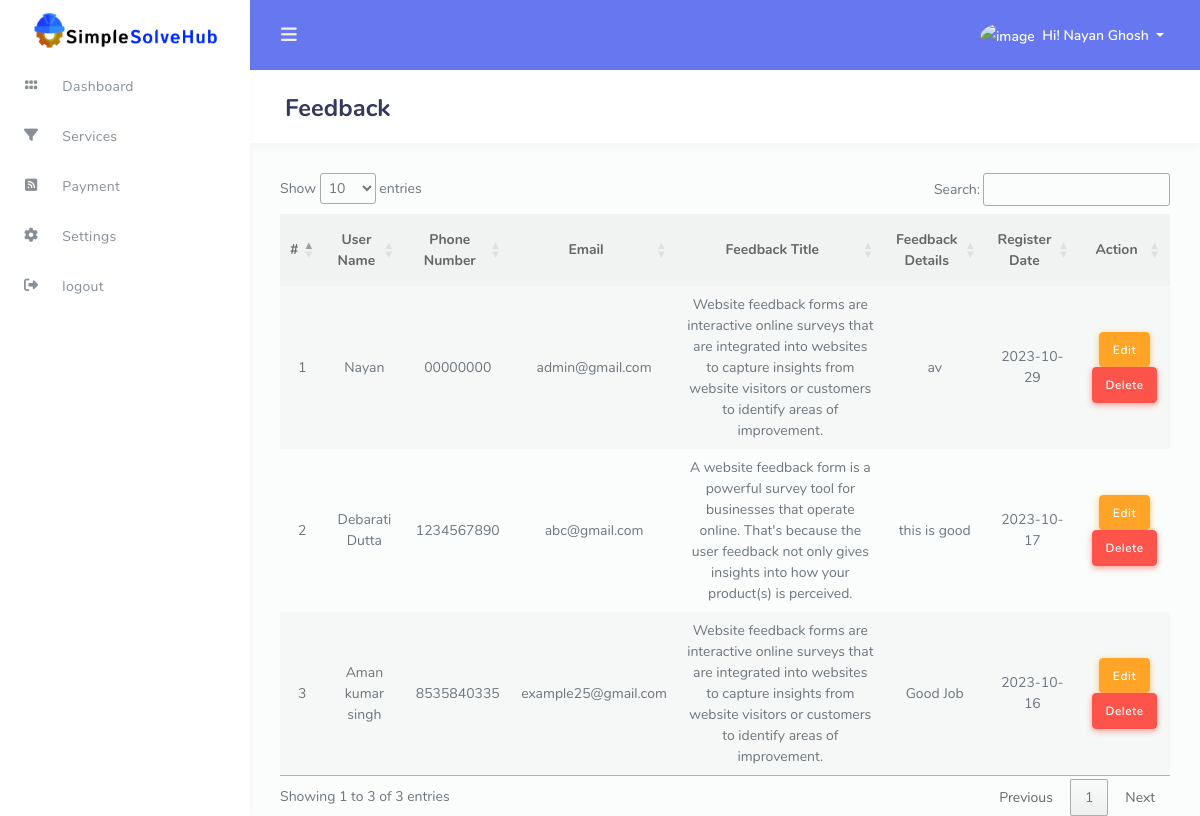
/agent/feedback.php (signed in), run on the app's committed database.
### tables this page shows
CREATE TABLE `register` (
  `id` int(11) NOT NULL,
  `full_name` text NOT NULL,
  `email` text NOT NULL,
  `profession` text NOT NULL,
  `pincode` text NOT NULL,
  `password` text NOT NULL,
  `mobile_number` text NOT NULL,
  `register_date` text NOT NULL,
  `user_type` text NOT NULL,
  `status` text NOT NULL,
  `auth` text NOT NULL
);

CREATE TABLE `feedback` (
  `id` int(11) NOT NULL,
  `username` text NOT NULL,
  `phone_number` text NOT NULL,
  `email` text NOT NULL,
  `feedback_title` text NOT NULL,
  `feedback_details` text NOT NULL,
  `register_date` date NOT NULL
);

### agent/feedback.php (the view, shortened to what this page needs)
<?php
  include('../config/db_con.php');
?>
<?php $page = "feedback"; require './assets/components/head.php' ?>
</head>
<body>
  <div id="app">
    <div class="main-wrapper main-wrapper-1">
      <div class="navbar-bg"></div>
      <?php require './assets/components/navbar.php' ?>
      <?php require './assets/components/sidebar.php' ?>
      <div class="main-content">
        <section class="section">
          <div class="section-header d-flex justify-content-between">
            <h1>Feedback</h1>
          </div>
          <div class="row">
              <div class="col-12">
                    <div class="table-responsive">
                      <table class="table table-striped" id="myTable">
                        <thead>
                          <tr>
                            <th class="text-center">
                              #
                            </th>
                            <th>User Name</th>
                            <th>Phone Number</th>
                            <th>Email</th>
                            <th>Feedback Title</th>
                            <th>Feedback Details</th>
                            <th>Register Date</th>
                            <th>Action</th>
                          </tr>
                        </thead>
                        <tbody>
                          <?php
                          $sql = "SELECT * FROM `feedback` order by id desc";
                          $data = mysqli_query($conn, $sql);
                          $i = 1;
                          while ($result = mysqli_fetch_assoc($data)) {
                          ?>
                          <tr>
                            <td><?php echo $i;
                              $i++; ?></td>
                            <td><?php echo $result['username'] ?></td>
                            <td><?php echo $result['phone_number'] ?></td>
                            <td><?php echo $result['email'] ?></td>
                            <td><?php echo $result['feedback_title'] ?></td>
                            <td><?php echo $result['feedback_details'] ?></td>
                            <td><?php echo $result['register_date'] ?></td>
                            <td>
                              <div class="btns">
                                <a href="#" class="btn btn-warning">Edit</a>
                                <a href="feedback_delete.php?del=<?php echo $result['id'] ?>" class="btn btn-danger">Delete</a>
                              </div>
                            </td>
                          </tr>
                          <?php
                          }
                          ?>
                        </tbody>
                      </table>
                    </div>
                  </div>
                </div>
        </section>
      </div>
    </div>
  </div>
</body>
</html>

### agent/assets/components/navbar.php (shortened to what this page needs)
<?php
   $user_id=$_SESSION['UID'];
   $sql=mysqli_fetch_assoc(mysqli_query($conn,"SELECT * from register WHERE id='$user_id'"));
?>
<nav class="navbar navbar-expand-lg main-navbar">
    <ul class="navbar-nav mr-3">
        <li><a href="#" data-toggle="sidebar" class="nav-link nav-link-lg"><i class="fas fa-bars"></i></a></li>
    </ul>
    <ul class="navbar-nav navbar-right ml-auto">
        <li class="dropdown"><a href="#" data-toggle="dropdown"
                class="nav-link dropdown-toggle nav-link-lg nav-link-user">
                <img alt="image"
                    src="https://encrypted-tbn0.gstatic.com/images?q=tbn:ANd9GcTcg4Y51XjQ-zSf87X4nUPTQzsF83eFdZswTg&usqp=CAU"
                    class="rounded-circle mr-1">
                <div class="d-sm-none d-lg-inline-block">Hi! <?php echo $sql['full_name'] ?></div>
            </a>
        </li>
    </ul>
</nav>

### agent/assets/css/custom.css (style rules this page uses)
th,td { text-align: center !important; vertical-align: middle !important; }

### data on the page
register: full_name "Nayan Ghosh"
feedback: username "Nayan", phone_number "00000000", email "admin@gmail.com", feedback_title "Website feedback forms are interactive online surveys that are integrated into websites to capture insights from website visitors or customers to identify areas of improvement.", feedback_details "av", register_date "2023-10-29"
feedback: username "Debarati Dutta", phone_number "1234567890", email "abc@gmail.com", feedback_title "A website feedback form is a powerful survey tool for businesses that operate online. That's because the user feedback not only gives insights into how your product(s) is perceived.", feedback_details "this is good", register_date "2023-10-17"
feedback: username "Aman kumar singh", phone_number "8535840335", email "example25@gmail.com", feedback_title "Website feedback forms are interactive online surveys that are integrated into websites to capture insights from website visitors or customers to identify areas of improvement.", feedback_details "Good Job", register_date "2023-10-16"
